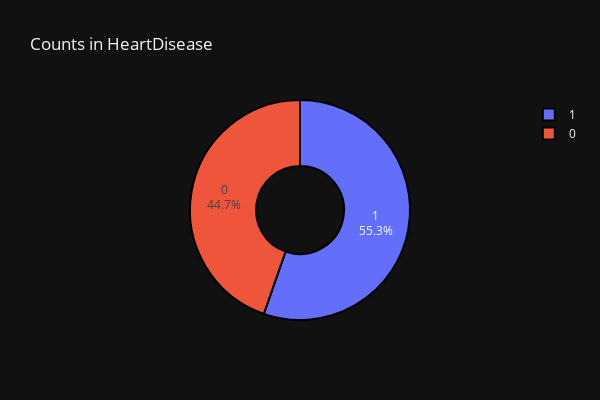

The notebook cell saved with this chart:
### Code cell
fig = px.pie(df, names = "HeartDisease",
             title = "Counts in HeartDisease",
             hole = 0.4, template = "plotly_dark",
            width=600,
            height=400)

fig.update_traces(textposition='inside',
                  textinfo='percent+label',
                  marker=dict(line=dict(color='#000000', width = 2)))


fig.show()

### Figure 1 — Plotly figure (JSON) as saved in the notebook; plotly's stock layout.template omitted (floating-point values rounded to 4 significant figures; data arrays with more than 128 entries replaced by an {"elided": "..."} marker saying what was removed)
{"data": [{"domain": {"x": [0, 1], "y": [0, 1]}, "hole": 0.4, "hovertemplate": "HeartDisease=%{label}<extra></extra>", "labels": {"elided": "918 int values"}, "legendgroup": "", "marker": {"line": {"color": "#000000", "width": 2}}, "name": "", "showlegend": true, "textinfo": "percent+label", "textposition": "inside", "type": "pie"}], "layout": {"height": 400, "legend": {"tracegroupgap": 0}, "title": {"text": "Counts in HeartDisease"}, "width": 600}}
